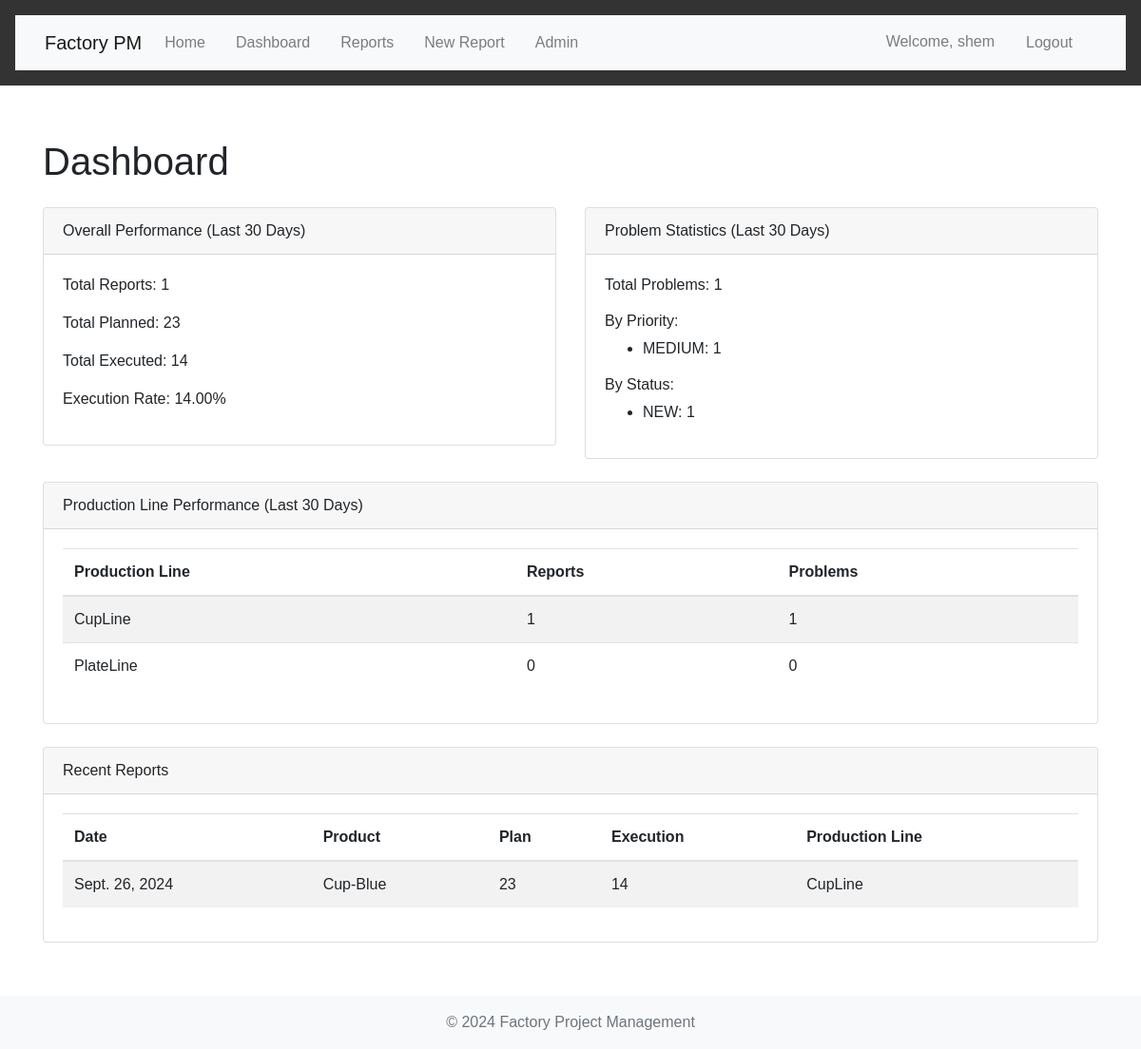
Page /reports/dashboard/ (signed in) on the committed database.
### reports/models.py (models this page shows, shortened)
class ProblemReported(models.Model):
    PRIORITY_CHOICES = [
        ('LOW', 'Low'),
        ('MEDIUM', 'Medium'),
        ('HIGH', 'High'),
        ('CRITICAL', 'Critical'),
    ]
    STATUS_CHOICES = [
        ('NEW', 'New'),
        ('IN_PROGRESS', 'In Progress'),
        ('RESOLVED', 'Resolved'),
        ('CLOSED', 'Closed'),
    ]
    category = models.ForeignKey('ProblemCategory', on_delete=models.CASCADE, related_name='problems')
    description = models.TextField(help_text="Description of the problem.")
    problem_id = models.CharField(max_length=12, unique=True, default=uuid.uuid4, editable=False, help_text="Unique identifier for the problem.")
    breakdown = models.PositiveIntegerField(help_text="Breakdown or severity level of the problem.")
    public = models.BooleanField(default=False, help_text="Whether the problem is visible to the public.")
    user = models.ForeignKey(User, on_delete=models.CASCADE, related_name='problems')
    report = models.ForeignKey(Report, on_delete=models.CASCADE)
    priority = models.CharField(max_length=8, choices=PRIORITY_CHOICES, default='MEDIUM')
    status = models.CharField(max_length=11, choices=STATUS_CHOICES, default='NEW')
    updated = models.DateTimeField(auto_now=True)
    created = models.DateTimeField(auto_now_add=True)
    class Meta:
        ordering = ['-created']
        verbose_name = "Reported Problem"
        verbose_name_plural = "Reported Problems"

class Report(models.Model):
    HOUR_CHOICES = [(x, f'{x:02d}') for x in range(1, 25)]
    id = models.AutoField(primary_key=True)
    day = models.DateField(default=timezone.now, help_text="Date of the report.")
    start_hour = models.IntegerField(
        choices=HOUR_CHOICES,
        validators=[MinValueValidator(1), MaxValueValidator(24)],
        help_text="Start hour of the production period (1-24)."
    )
    end_hour = models.IntegerField(
        choices=HOUR_CHOICES,
        validators=[MinValueValidator(1), MaxValueValidator(24)],
        help_text="End hour of the production period (1-24)."
    )
    user = models.ForeignKey(User, on_delete=models.CASCADE, related_name='reports', help_text="User who created the report.")
    product = models.ForeignKey(Product, on_delete=models.CASCADE, related_name='reports', help_text="Product being reported on.")
    plan = models.PositiveBigIntegerField(help_text="Planned production for the day.")
    execution = models.PositiveBigIntegerField(help_text="Actual production achieved.")
    production_line = models.ForeignKey(ProductionLine, on_delete=models.CASCADE, related_name='reports', help_text="Production line used for the report.")
    updated = models.DateTimeField(auto_now=True, help_text="Last time the report was updated.")
    created = models.DateTimeField(auto_now_add=True, help_text="Time the report was initially created.")
    class Meta:
        ordering = ['-created']
        verbose_name = "Production Report"
        verbose_name_plural = "Production Reports"

### areas/models.py (models this page shows, shortened)
class ProductionLine(models.Model):
    name = models.CharField(max_length=120, unique=True, help_text="Name of the production line (must be unique).")
    team_leader = models.ForeignKey(Profile, on_delete=models.CASCADE, related_name='production_lines', help_text="Profile of the team leader managing this production line.")
    products = models.ManyToManyField(Product, related_name='production_lines', help_text="Products associated with this production line.")
    class Meta:
        ordering = ['name']
        verbose_name = "Production Line"
        verbose_name_plural = "Production Lines"

### products/models.py (models this page shows, shortened)
class Product(models.Model):
    name = models.CharField(max_length=220, unique=True, help_text="Name of the product (must be unique).")
    description = models.TextField(blank=True, null=True, help_text="Optional detailed description of the product.")
    short_code = models.CharField(max_length=20, unique=True, help_text="Unique short code to identify the product.")
    updated = models.DateTimeField(auto_now=True, help_text="The last time the product was updated.")
    created = models.DateTimeField(auto_now_add=True, help_text="The time when the product was created.")
    class Meta:
        ordering = ['name']
        verbose_name = "Product"
        verbose_name_plural = "Products"

### reports/views.py (the view)
# urls.py: path('dashboard/', DashboardView.as_view(), name='dashboard'),
class DashboardView(LoginRequiredMixin, TemplateView):
    template_name = 'reports/dashboard.html'
    def get_context_data(self, **kwargs):
        context = super().get_context_data(**kwargs)
        thirty_days_ago = timezone.now() - timedelta(days=30)
        recent_reports = Report.objects.filter(
            day__gte=thirty_days_ago,
            user=self.request.user
        ).order_by('-day')[:10]
        context['recent_reports'] = recent_reports
        user_reports = Report.objects.filter(user=self.request.user, day__gte=thirty_days_ago)
        context['production_lines'] = ProductionLine.objects.annotate(
            report_count=Count('reports', filter=Q(reports__day__gte=thirty_days_ago, reports__user=self.request.user)),
            problem_count=Count('reports__problemreported', filter=Q(reports__day__gte=thirty_days_ago, reports__user=self.request.user))
        )
        context['problem_stats'] = {
            'total': ProblemReported.objects.filter(report__in=user_reports).count(),
            'by_priority': ProblemReported.objects.filter(report__in=user_reports).values('priority').annotate(count=Count('id')),
            'by_status': ProblemReported.objects.filter(report__in=user_reports).values('status').annotate(count=Count('id')),
        }
        context['overall_performance'] = {
            'total_reports': user_reports.count(),
            'total_plan': user_reports.aggregate(total_plan=Sum('plan'))['total_plan'] or 0,
            'total_execution': user_reports.aggregate(total_execution=Sum('execution'))['total_execution'] or 0,
        }
        return context

### reports/templates/reports/dashboard.html
{% extends 'base.html' %}
{% block content %}
<h1 class="mb-4">Dashboard</h1>
<div class="row">
    <div class="col-md-6 mb-4">
        <div class="card">
            <div class="card-header">
                Overall Performance (Last 30 Days)
            </div>
            <div class="card-body">
                <p>Total Reports: {{ overall_performance.total_reports }}</p>
                <p>Total Planned: {{ overall_performance.total_plan }}</p>
                <p>Total Executed: {{ overall_performance.total_execution }}</p>
                {% if overall_performance.total_plan > 0 %}
                    <p>Execution Rate: {{ overall_performance.total_execution|floatformat:2 }}%</p>
                {% endif %}
            </div>
        </div>
    </div>
    <div class="col-md-6 mb-4">
        <div class="card">
            <div class="card-header">
                Problem Statistics (Last 30 Days)
            </div>
            <div class="card-body">
                <p>Total Problems: {{ problem_stats.total }}</p>
                <h6>By Priority:</h6>
                <ul>
                    {% for priority in problem_stats.by_priority %}
                        <li>{{ priority.priority }}: {{ priority.count }}</li>
                    {% endfor %}
                </ul>
                <h6>By Status:</h6>
                <ul>
                    {% for status in problem_stats.by_status %}
                        <li>{{ status.status }}: {{ status.count }}</li>
                    {% endfor %}
                </ul>
            </div>
        </div>
    </div>
</div>
<div class="row">
    <div class="col-12 mb-4">
        <div class="card">
            <div class="card-header">
                Production Line Performance (Last 30 Days)
            </div>
            <div class="card-body">
                <div class="table-responsive">
                    <table class="table table-striped">
                        <thead>
                            <tr>
                                <th>Production Line</th>
                                <th>Reports</th>
                                <th>Problems</th>
                            </tr>
                        </thead>
                        <tbody>
                            {% for line in production_lines %}
                                <tr>
                                    <td>{{ line.name }}</td>
                                    <td>{{ line.report_count }}</td>
                                    <td>{{ line.problem_count }}</td>
                                </tr>
                            {% endfor %}
                        </tbody>
                    </table>
                </div>
            </div>
        </div>
    </div>
</div>
<div class="row">
    <div class="col-12 mb-4">
        <div class="card">
            <div class="card-header">
                Recent Reports
            </div>
            <div class="card-body">
                {% if recent_reports %}
                    <div class="table-responsive">
                        <table class="table table-striped">
                            <thead>
                                <tr>
                                    <th>Date</th>
                                    <th>Product</th>
                                    <th>Plan</th>
                                    <th>Execution</th>
                                    <th>Production Line</th>
                                </tr>
                            </thead>
                            <tbody>
                                {% for report in recent_reports %}
                                    <tr>
                                        <td>{{ report.day }}</td>
                                        <td>{{ report.product.name }}</td>
                                        <td>{{ report.plan }}</td>
                                        <td>{{ report.execution }}</td>
                                        <td>{{ report.production_line.name }}</td>
                                    </tr>
                                {% endfor %}
                            </tbody>
                        </table>
                    </div>
                {% else %}
                    <p>No recent reports found. <a href="{% url 'reports:report-create' %}">Create a new report</a>.</p>
                {% endif %}
            </div>
        </div>
    </div>
</div>
{% endblock %}

### templates/base.html (shortened to what this page needs)
{% load static %}
<!DOCTYPE html>
<html lang="en">
<head>
    <link href="https://stackpath.bootstrapcdn.com/bootstrap/4.5.2/css/bootstrap.min.css" rel="stylesheet">
    <link href="{% static 'css/style.css' %}" rel="stylesheet">
</head>
<body>
    <header>
        <nav class="navbar navbar-expand-lg navbar-light bg-light">
            <div class="container">
                <a class="navbar-brand" href="{% url 'home' %}">Factory PM</a>
                <div class="collapse navbar-collapse" id="navbarNav">
                    <ul class="navbar-nav mr-auto">
                        <li class="nav-item">
                            <a class="nav-link" href="{% url 'home' %}">Home</a>
                        </li>
                        <li class="nav-item">
                            <a class="nav-link" href="{% url 'reports:dashboard' %}">Dashboard</a>
                        </li>
                        <li class="nav-item">
                            <a class="nav-link" href="{% url 'reports:report-list' %}">Reports</a>
                        </li>
                        <li class="nav-item">
                            <a class="nav-link" href="{% url 'reports:report-create' %}">New Report</a>
                        </li>
                        {% if user.is_staff %}
                        <li class="nav-item">
                            <a class="nav-link" href="{% url 'admin:index' %}">Admin</a>
                        </li>
                        {% endif %}
                    </ul>
                    <ul class="navbar-nav ml-auto">
                        {% if user.is_authenticated %}
                            <li class="nav-item">
                                <span class="nav-link">Welcome, {{ user.username }}</span>
                            </li>
                            <li class="nav-item">
                                <form method="post" action="{% url 'accounts:logout' %}" class="form-inline">
                                    <button type="submit" class="btn btn-link nav-link">Logout</button>
                                </form>
                            </li>
                        {% endif %}
                    </ul>
                </div>
            </div>
        </nav>
    </header>
    <main role="main" class="container mt-4">
        {% block content %}
        {% endblock %}
    </main>
    <footer class="footer mt-auto py-3 bg-light">
        <div class="container text-center">
            <span class="text-muted">© 2024 Factory Project Management</span>
        </div>
    </footer>
</body>
</html>

### static/css/style.css (style rules this page uses)
body { display: flex; flex-direction: column; min-height: 100vh; }
main { flex: 1; }
.table-responsive { overflow-x: auto; }
body { font-family: Arial, sans-serif; margin: 0; padding: 0; display: flex; flex-direction: column; min-height: 100vh; }
header { background-color: #333; color: white; padding: 1rem; }
nav ul { list-style-type: none; padding: 0; margin: 0; display: flex; }
nav ul li { margin-right: 1rem; }
nav ul li a { color: white; text-decoration: none; }
main { flex: 1; padding: 2rem; }
footer { background-color: #333; color: white; text-align: center; padding: 1rem; }

### rows in the picture
ProblemReported: priority "MEDIUM", count "1"
ProductionLine: name "CupLine", report_count "1", problem_count "1"
ProductionLine: name "PlateLine", report_count "0", problem_count "0"
Report: day "Sept. 26, 2024", product.name "Cup-Blue", plan "23", execution "14", production_line.name "CupLine"

### other values in the picture
{{ user.username }} "shem"
{{ overall_performance.total_reports }} "1"
{{ overall_performance.total_plan }} "23"
{{ overall_performance.total_execution }} "14"
{{ overall_performance.total_execution|floatformat:2 }} "14.00"
{{ problem_stats.total }} "1"
{{ status.status }} "NEW"
{{ status.count }} "1"
